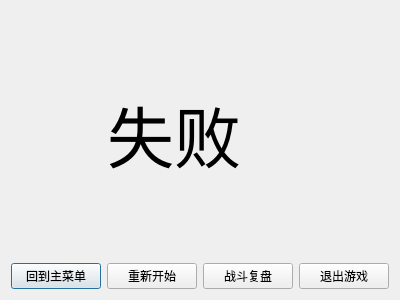
<?xml version="1.0" encoding="UTF-8"?>
<ui version="4.0">
 <class>LoseDialog</class>
 <widget class="QDialog" name="LoseDialog">
  <property name="geometry">
   <rect>
    <x>0</x>
    <y>0</y>
    <width>400</width>
    <height>300</height>
   </rect>
  </property>
  <property name="windowTitle">
   <string>Dialog</string>
  </property>
  <layout class="QGridLayout" name="gridLayout">
   <item row="1" column="0">
    <widget class="QPushButton" name="toInitBtn">
     <property name="text">
      <string>回到主菜单</string>
     </property>
    </widget>
   </item>
   <item row="1" column="3">
    <widget class="QPushButton" name="exitBtn">
     <property name="text">
      <string>退出游戏</string>
     </property>
    </widget>
   </item>
   <item row="1" column="1">
    <widget class="QPushButton" name="restartBtn">
     <property name="text">
      <string>重新开始</string>
     </property>
    </widget>
   </item>
   <item row="1" column="2">
    <widget class="QPushButton" name="reviewBtn">
     <property name="text">
      <string>战斗复盘</string>
     </property>
    </widget>
   </item>
   <item row="0" column="1" colspan="2">
    <widget class="QLabel" name="label">
     <property name="font">
      <font>
       <pointsize>50</pointsize>
      </font>
     </property>
     <property name="text">
      <string>失败</string>
     </property>
    </widget>
   </item>
  </layout>
 </widget>
 <resources/>
 <connections>
  <connection>
   <sender>exitBtn</sender>
   <signal>clicked()</signal>
   <receiver>LoseDialog</receiver>
   <slot>close()</slot>
   <hints>
    <hint type="sourcelabel">
     <x>309</x>
     <y>249</y>
    </hint>
    <hint type="destinationlabel">
     <x>199</x>
     <y>149</y>
    </hint>
   </hints>
  </connection>
  <connection>
   <sender>restartBtn</sender>
   <signal>clicked()</signal>
   <receiver>LoseDialog</receiver>
   <slot>close()</slot>
   <hints>
    <hint type="sourcelabel">
     <x>199</x>
     <y>249</y>
    </hint>
    <hint type="destinationlabel">
     <x>199</x>
     <y>149</y>
    </hint>
   </hints>
  </connection>
  <connection>
   <sender>toInitBtn</sender>
   <signal>clicked()</signal>
   <receiver>LoseDialog</receiver>
   <slot>close()</slot>
   <hints>
    <hint type="sourcelabel">
     <x>79</x>
     <y>249</y>
    </hint>
    <hint type="destinationlabel">
     <x>199</x>
     <y>149</y>
    </hint>
   </hints>
  </connection>
 </connections>
</ui>
